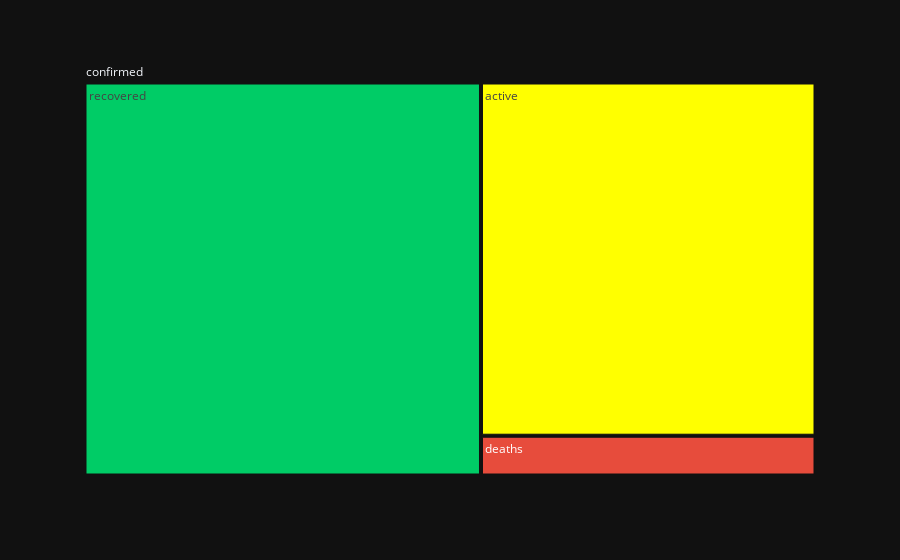

Notebook code cell kept with this figure:
### Code cell
fig = px.treemap(world_long_df, path=["upper", "status"], values="count",
                 color_discrete_sequence=['#00CC66', '#FFFF00', '#e74c3c'],
                 template='plotly_dark')

fig.show()

### Figure 1 — Plotly figure (JSON) as saved in the notebook; plotly's stock layout.template omitted (floating-point values rounded to 4 significant figures)
{"data": [{"branchvalues": "total", "domain": {"x": [0, 1], "y": [0, 1]}, "hovertemplate": "labels=%{label}<br>count=%{value}<br>parent=%{parent}<br>id=%{id}<extra></extra>", "ids": ["confirmed/active", "confirmed/deaths", "confirmed/recovered", "confirmed"], "labels": ["active", "deaths", "recovered", "confirmed"], "name": "", "parents": ["confirmed", "confirmed", "confirmed", ""], "type": "treemap", "values": [4779412, 538058, 6302626, 11620096]}], "layout": {"legend": {"tracegroupgap": 0}, "margin": {"t": 60}, "treemapcolorway": ["#00CC66", "#FFFF00", "#e74c3c"]}}
